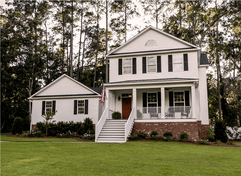
#> input picture source/house.png, 241 x 176 px, shrunk from 713 x 519 before the run
$ python Lab01_Color.py
#> lines starting #> are read from the running program, lines starting #| are printed output that depends on the picture
import cv2
import numpy as np
import math
import matplotlib.pyplot as plt

img = cv2.imread('house.png', cv2.IMREAD_COLOR)
#> img is the input picture: shape (176, 241, 3); mean B, G, R 90.6, 113.4, 118.8
img = cv2.cvtColor(img, cv2.COLOR_BGR2RGB)
# cv2.imshow("Read image ",img)
# cv2.waitKey(0)

#Kiểm tra xem giá trị màu có nằm trong khoảng 0 đến 255 hay không. Nếu vượt ra ngoài thì lấy giá trị giới hạn
def inZone(value):
    if value < 0:
        return 0
    if value > 255:
        return 255
    return value


#Thông số ảnh gồm chiều cao (h), chiều rộng(w), độ sâu (d)
#Lấy kích thước của ảnh để duyệt qua từng pixel khi thực hiện biến đổi
height,width,depth = img.shape
#> height = 176; width = 241; depth = 3
print ("Height:", height) #Chiều Cao
#| Height: 176
print ("Width:", width) #Chiều Rộng
#| Width: 241
print ("Depth:", depth) #Đại diện cho số lượng kênh màu của ảnh
#| Depth: 3


#Giải thuật biến đổi màu

#1 Phép biến đổi tuyến tính

#1.1 Thay đổi độ sáng (Brighrness)
def brightness_algo(img):
    h,w,d = img.shape
    brightened_image = np.asarray(img, dtype = int)
    brightness = 50
    # Duyệt qua từng pixel
    for y in range(h):
        for x in range(w):
            for channel in range(d):
                # Tăng độ sáng bằng cách cộng giá trị b vào giá trị pixel
                brightened_image[y, x, channel] = inZone(brightened_image[y, x, channel] + brightness)

    return brightened_image


#1.1.2 Thay đổi độ tương phản (Contrast)
def contrast_algo(img):
    h,w,d = img.shape
    contrast = 3
    contrast_image = np.copy(img)
    # Duyệt qua từng pixel
    for y in range(h):
        for x in range(w):
            for channel in range(d):
                # Tăng độ sáng bằng cách cộng giá trị b vào giá trị pixel
                contrast_image[y, x, channel] = inZone(contrast_image[y, x, channel]*contrast)
    return contrast_image

#1.3 Thay đổi độ tương phản (Brightness + Contrast)
def brightness_contrast_algo(img):
    # Tạo một bản sao của ảnh để không ảnh hưởng đến ảnh gốc
    h,w,d = img.shape
    bn_ct_image = np.asarray(img, dtype = int)

    brightness = 50
    contrast = 3

    # Duyệt qua từng pixel
    for y in range(h):
        for x in range(w):
            for channel in range(d):
                # Tăng độ sáng bằng cách cộng giá trị b vào giá trị pixel
                bn_ct_image[y, x, channel] = inZone(bn_ct_image[y, x, channel]*contrast + brightness)
    return bn_ct_image

linear_image1 = brightness_algo(img)
linear_image2 = contrast_algo(img)
#> after the loop in contrast_algo, `for y in range(h):`:
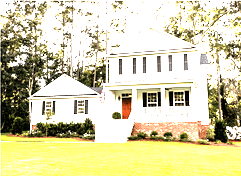
#> contrast_image: shape (176, 241, 3); mean R, G, B 213.2, 208, 170.1
linear_image3 = brightness_contrast_algo(img)
#> after the loop in brightness_contrast_algo, `for y in range(h):`:
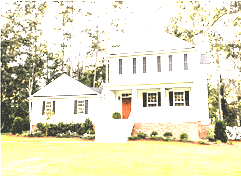
#> bn_ct_image: shape (176, 241, 3) int64; mean R, G, B 227.5, 224.4, 198.5

plt.subplot(2, 2, 1)
plt.imshow(img, cmap='gray')
plt.title('Ảnh nguồn')

plt.subplot(2, 2, 2)
plt.imshow(linear_image1, cmap='gray')
plt.title("Brightness")

plt.subplot(2, 2, 3)
plt.imshow(linear_image2, cmap='gray')
plt.title("Contrast")

plt.subplot(2, 2, 4)
plt.imshow(linear_image3, cmap='gray')
plt.title("Brightness & Contrast")

plt.suptitle('Figure 1: Phép biến đổi tuyến tính (Linear)')
plt.show()


#2 Phép biến đổi phi tuyến

img1 = cv2.imread('ex.png', cv2.IMREAD_COLOR)
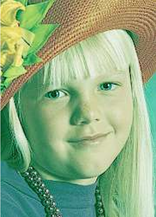
#> input picture source/ex.png, 156 x 217 px, shrunk from 462 x 642 before the run
#> img1 is the input picture: shape (217, 156, 3); mean B, G, R 129, 171.6, 141.3
img1 = cv2.cvtColor(img1, cv2.COLOR_BGR2RGB)

#2.1 Biến đổi theo hàm logarithm
def logarithm_algo(img):
    # Lấy kích thước của ảnh
    h, w, d = img.shape

    # Tạo một bản sao của ảnh để không ảnh hưởng đến ảnh gốc
    transformed_image = np.asarray(img, dtype=int)

    # Duyệt qua từng pixel và kênh màu
    for y in range(h):
        for x in range(w):
            for channel in range(d):
                c = 255 / np.log(1 + np.max(img))
                transformed_image[y, x, channel] = inZone(c * (np.log(img[y, x, channel] + 1)))

    # Chuyển đổi độ phân giải của ảnh trở lại thành 8-bit
    final_image = np.array(transformed_image, dtype=np.uint8)

    return final_image

#2.2 Biến đổi theo hàm e mũ

def exponential_algo(image):
    scale = 0.05 #Chỉnh mức độ biến đổi

    # Tạo một bản sao của ảnh để không ảnh hưởng đến ảnh gốc
    transformed_image = np.asarray(image, dtype=int)

    # Lấy kích thước của ảnh
    height, width, channels = image.shape

    # Duyệt qua từng pixel và kênh màu
    for y in range(height):
        for x in range(width):
            for channel in range(channels):
                pixel_value = image[y, x, channel]
                transformed_pixel = inZone(np.exp(scale * pixel_value))
                transformed_image[y, x, channel] = transformed_pixel

    return transformed_image

nonlinear_image1 = logarithm_algo(img1)
nonlinear_image2 = exponential_algo(img1)
#> after the loop in exponential_algo, `for y in range(height):`:
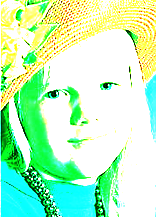
#> transformed_image: shape (217, 156, 3) int64; mean R, G, B 186.4, 246.6, 194.2

plt.subplot(1, 3, 1)
plt.imshow(img1, cmap='gray')
#plt.imshow(image, cmap='gray')
plt.title('Ảnh gốc')

plt.subplot(1, 3, 2)
plt.imshow(nonlinear_image1, cmap='gray')
#plt.imshow(image, cmap='gray')
plt.title('Biến đổi theo hàm Logarithm')

plt.subplot(1, 3, 3)
plt.imshow(nonlinear_image2, cmap='gray')
#plt.imshow(image, cmap='gray')
plt.title('Biến đổi theo hàm Exponential')
plt.suptitle('Figure 2: Phép biến đổi phi tuyến (Nonlinear)')

plt.show()


#3 Phép biến đổi dựa trên phân bố xác suất
#3.1 Cân bằng lược đồ xám (Histogram Equalization)

img2 = cv2.imread('cold.png', cv2.IMREAD_GRAYSCALE)
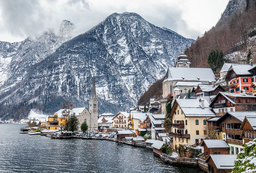
#> input picture source/cold.png, 256 x 173 px, shrunk from 756 x 512 before the run
#> img2: shape (173, 256); min 0, max 255, mean 139.8

def histogram_equalization(image):
    # B1: Khởi tạo mảng H chiều dài nG với giá trị 0
    nG = 256
    H = np.zeros(nG, dtype=int)

    # B2: Tính lược đồ độ xám của ảnh f, lưu vào H H[f(x, y)] += 1
    height, width = image.shape[:2]
    for y in range(height):
        for x in range(width):
            pixel_value = image[y, x]
            H[pixel_value] += 1

    # B3: Tính lược đồ độ xám tích lũy của f, lưu vào T
    T = np.cumsum(H)

    # B4: Chuẩn hóa T về đoạn [0, nG-1]
    normalized_T = np.round((nG - 1) * T / (height * width)).astype(int)

    # B5: Tạo ảnh kết quả g(x, y) = T(f(x, y))
    equalized_image = np.zeros_like(image)
    for y in range(height):
        for x in range(width):
            pixel_value = image[y, x]
            equalized_image[y, x] = normalized_T[pixel_value]

    return equalized_image

# [8 lines of commented-out code are left out]
equalized_image = histogram_equalization(img2)
#> after the loop in histogram_equalization, `for y in range(height):`: H = 256 values, max 333 at index 249, min 3 at index 253, mean 173
#> in histogram_equalization, `T = np.cumsum(H)`: T = 256 values from 57 to 44288
#> in histogram_equalization, `normalized_T = np.round((nG - 1) * T / (height * width)).astype(int)`: normalized_T = 256 values from 0 to 255

# Hiển thị ảnh gốc và ảnh sau khi cân bằng histogram
plt.figure(figsize=(12, 6))

plt.subplot(2, 2, 1)
plt.imshow(img2, cmap='gray')
plt.title('Ảnh gốc')

plt.subplot(2, 2, 2)
plt.hist(img2.flatten(), bins=256, range=[0, 256], color='black', alpha=0.7)
plt.title('Histogram gốc')


plt.subplot(2, 2, 3)
plt.imshow(equalized_image, cmap='gray')
plt.title('Ảnh sau khi cân bằng histogram')

plt.subplot(2, 2, 4)
plt.hist(equalized_image.flatten(), bins=256, range=[0, 256], color='black', alpha=0.7)
plt.title('Histogram sau cân bằng')
plt.suptitle('Figure 3: Cân bằng lược đồ xám (Histogram Equalization)')


plt.tight_layout()
plt.show()
#> figure, not shown here; panel 2: tallest bar 333 high, from x = 249 to 250; panel 4: tallest bar 333 high, from x = 253 to 254

#-----------------------------------------------------------------------------------------------------------------------
#Đặc tả lược đồ xám (Histogram Specification)

def initialize_histogram(nG):
    return np.zeros(nG, dtype=int)

def calculate_histogram(image, Hf):
    height, width = image.shape[:2]

    for y in range(height):
        for x in range(width):
            pixel_value = image[y, x]
            Hf[pixel_value] += 1

def cumulative_histogram(Hf):
    T = np.zeros_like(Hf)
    T[0] = Hf[0]

    for p in range(1, len(Hf)):
        T[p] = T[p-1] + Hf[p]

    return T

def normalize_histogram_T(T, height, width, nG):
    normalized_T = np.round((nG - 1) * T / (height * width)).astype(int)
    return normalized_T

def cumulative_histogram_Hg(Hg):
    G = np.zeros_like(Hg)
    G[0] = Hg[0]

    for p in range(1, len(Hg)):
        G[p] = G[p-1] + Hg[p]

    return G

def normalize_histogram_G(G, height, width, nG):
    normalized_G = np.round((nG - 1) * G / (height * width)).astype(int)
    return normalized_G

def create_result_image(image, normalized_T, normalized_G):
    result_image = np.zeros_like(image)

    height, width = image.shape[:2]

    for y in range(height):
        for x in range(width):
            pixel_value = image[y, x]
            result_image[y, x] = normalized_G[normalized_T[pixel_value]]

    return result_image


image_f = cv2.imread("house.png", cv2.IMREAD_GRAYSCALE)
#> image_f: shape (176, 241); min 0, max 255, mean 112
image_g = cv2.imread("cold.png", cv2.IMREAD_GRAYSCALE)

def histogram_specification(image_f, image_g):
    nG = 256  # Số mức xám thường là 256 (8-bit ảnh)

    # B1: Khởi tạo mảng Hf chiều dài nG với giá trị 0
    Hf = initialize_histogram(nG)

    # B2: Tính lược đồ độ xám của ảnh f, lưu vào Hf
    calculate_histogram(image_f, Hf)
#> after the loop in calculate_histogram, `for y in range(height):`: Hf = 256 values, max 553 at index 0, min 33 at index 235, mean 165.7

    # B3: Tính lược đồ xám tích lũy của f, lưu vào T
    T = cumulative_histogram(Hf)

    # B4: Chuẩn hóa T về đoạn [0, nG-1]
    normalized_T = normalize_histogram_T(T, image_f.shape[0], image_f.shape[1], nG)

    # B5: Tính lược đồ xám tích lũy của g, lưu vào Hg
    Hg = initialize_histogram(nG)
    calculate_histogram(image_g, Hg)

    # B6: Tính lược đồ xám tích lũy của g, lưu vào G
    G = cumulative_histogram_Hg(Hg)

    # B7: Chuẩn hóa G về đoạn [0, nG-1]
    normalized_G = normalize_histogram_G(G, image_g.shape[0], image_g.shape[1], nG)

    # B8: Tạo ảnh kết quả g
    result_image = create_result_image(image_f, normalized_T, normalized_G)
    return result_image


result_image = histogram_specification(image_f, image_g)
#> after the loop in create_result_image, `for y in range(height):`:
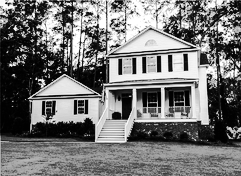
#> result_image: shape (176, 241); min 1, max 255, mean 116.5
plt.subplot(2, 3, 1)
plt.imshow(image_f, cmap='gray')
plt.title('Ảnh f')

plt.subplot(2, 3, 4)
plt.hist(image_f.flatten(), bins=256, range=[0, 256], color='black', alpha=0.7)
plt.title('Lược đồ ảnh f')

plt.subplot(2, 3, 2)
plt.imshow(image_g, cmap='gray')
plt.title('Ảnh g')

plt.subplot(2, 3, 5)
plt.hist(image_g.flatten(), bins=256, range=[0, 256], color='black', alpha=0.7)
plt.title('Lược đồ ảnh g')

plt.subplot(2, 3, 3)
plt.imshow(result_image, cmap='gray')
plt.title('Ảnh kết quả đặc tả')

plt.subplot(2, 3, 6)
plt.hist(result_image.flatten(), bins=256, range=[0, 256], color='black', alpha=0.7)
plt.title('Lược đồ ảnh kết quả')

plt.suptitle('Figure 4: Đặc tả lược đồ xám (Histogram Specification)')
plt.show()
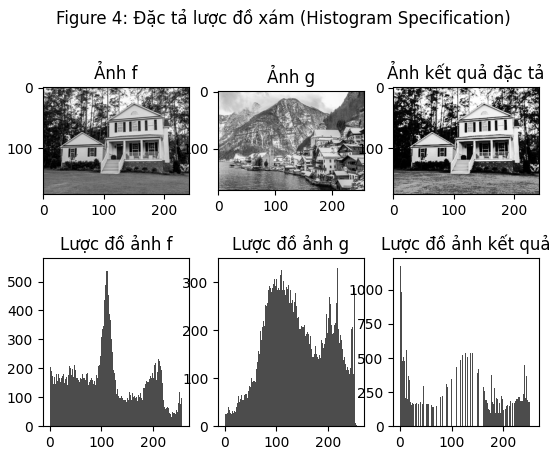
#> figure drawn by matplotlib, 6 panels; panel 2: tallest bar 553 high, from x = 0 to 1; panel 4: tallest bar 333 high, from x = 249 to 250; panel 6: tallest bar 1174 high, from x = 1 to 2
